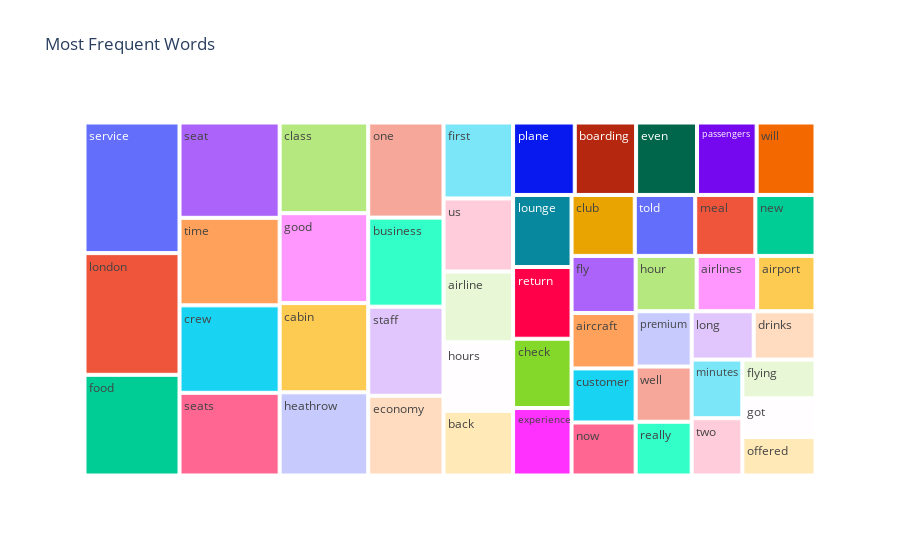

Notebook code for this chart:
### Code cell
word_freq = pd.Series(cleaned_words).value_counts()
df_word_freq = word_freq.reset_index()
df_word_freq.columns = ['Word', 'Frequency']

# Plot the treemap
fig = px.treemap(df_word_freq.head(50), path=['Word'], values='Frequency', title='Most Frequent Words')
fig.show()

### Figure 1 — Plotly figure (JSON) as saved in the notebook; plotly's stock layout.template omitted (floating-point values rounded to 4 significant figures)
{"data": [{"branchvalues": "total", "domain": {"x": [0, 1], "y": [0, 1]}, "hovertemplate": "labels=%{label}<br>Frequency=%{value}<br>parent=%{parent}<br>id=%{id}<extra></extra>", "ids": ["aircraft", "airline", "airlines", "airport", "back", "boarding", "business", "cabin", "check", "class", "club", "crew", "customer", "drinks", "economy", "even", "experience", "first", "fly", "flying", "food", "good", "got", "heathrow", "hour", "hours", "london", "long", "lounge", "meal", "minutes", "new", "now", "offered", "one", "passengers", "plane", "premium", "really", "return", "seat", "seats", "service", "staff", "time", "told", "two", "us", "well", "will"], "labels": ["aircraft", "airline", "airlines", "airport", "back", "boarding", "business", "cabin", "check", "class", "club", "crew", "customer", "drinks", "economy", "even", "experience", "first", "fly", "flying", "food", "good", "got", "heathrow", "hour", "hours", "london", "long", "lounge", "meal", "minutes", "new", "now", "offered", "one", "passengers", "plane", "premium", "really", "return", "seat", "seats", "service", "staff", "time", "told", "two", "us", "well", "will"], "name": "", "parents": ["", "", "", "", "", "", "", "", "", "", "", "", "", "", "", "", "", "", "", "", "", "", "", "", "", "", "", "", "", "", "", "", "", "", "", "", "", "", "", "", "", "", "", "", "", "", "", "", "", ""], "type": "treemap", "values": [570, 790, 537, 518, 721, 713, 1076, 1268, 650, 1288, 618, 1405, 556, 479, 963, 708, 633, 847, 587, 455, 1535, 1278, 454, 1182, 542, 765, 1855, 481, 676, 588, 477, 588, 545, 451, 1149, 693, 717, 497, 483, 673, 1531, 1328, 1991, 1076, 1406, 591, 466, 815, 496, 684]}], "layout": {"legend": {"tracegroupgap": 0}, "title": {"text": "Most Frequent Words"}}}
